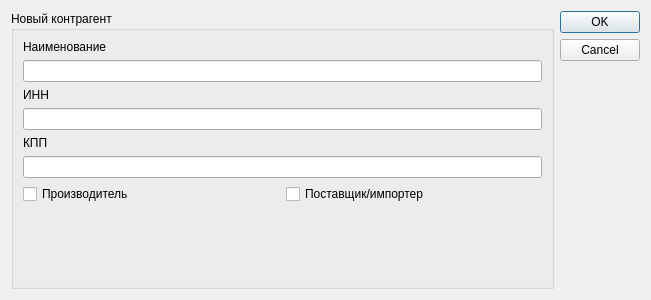
<?xml version="1.0" encoding="UTF-8"?>
<ui version="4.0">
 <class>DialogNewContragent</class>
 <widget class="QDialog" name="DialogNewContragent">
  <property name="geometry">
   <rect>
    <x>0</x>
    <y>0</y>
    <width>651</width>
    <height>300</height>
   </rect>
  </property>
  <property name="windowTitle">
   <string>Новый контрагент</string>
  </property>
  <layout class="QHBoxLayout" name="horizontalLayout">
   <item>
    <widget class="QGroupBox" name="groupBox">
     <property name="title">
      <string>Новый контрагент</string>
     </property>
     <layout class="QVBoxLayout" name="verticalLayout_2">
      <item>
       <widget class="QLabel" name="label">
        <property name="text">
         <string>Наименование</string>
        </property>
       </widget>
      </item>
      <item>
       <widget class="QLineEdit" name="inputName"/>
      </item>
      <item>
       <widget class="QLabel" name="label_2">
        <property name="text">
         <string>ИНН</string>
        </property>
       </widget>
      </item>
      <item>
       <widget class="QLineEdit" name="inputInn"/>
      </item>
      <item>
       <widget class="QLabel" name="label_3">
        <property name="text">
         <string>КПП</string>
        </property>
       </widget>
      </item>
      <item>
       <widget class="QLineEdit" name="inputKpp"/>
      </item>
      <item>
       <layout class="QHBoxLayout" name="horizontalLayout_2">
        <item>
         <widget class="QCheckBox" name="inputProducer">
          <property name="text">
           <string>Производитель</string>
          </property>
         </widget>
        </item>
        <item>
         <widget class="QCheckBox" name="inputCarrier">
          <property name="text">
           <string>Поставщик/импортер</string>
          </property>
         </widget>
        </item>
       </layout>
      </item>
      <item>
       <spacer name="verticalSpacer">
        <property name="orientation">
         <enum>Qt::Vertical</enum>
        </property>
        <property name="sizeHint" stdset="0">
         <size>
          <width>20</width>
          <height>40</height>
         </size>
        </property>
       </spacer>
      </item>
     </layout>
    </widget>
   </item>
   <item>
    <widget class="QDialogButtonBox" name="buttonBox">
     <property name="orientation">
      <enum>Qt::Vertical</enum>
     </property>
     <property name="standardButtons">
      <set>QDialogButtonBox::Cancel|QDialogButtonBox::Ok</set>
     </property>
    </widget>
   </item>
  </layout>
 </widget>
 <resources/>
 <connections>
  <connection>
   <sender>buttonBox</sender>
   <signal>accepted()</signal>
   <receiver>DialogNewContragent</receiver>
   <slot>accept()</slot>
   <hints>
    <hint type="sourcelabel">
     <x>248</x>
     <y>254</y>
    </hint>
    <hint type="destinationlabel">
     <x>157</x>
     <y>274</y>
    </hint>
   </hints>
  </connection>
  <connection>
   <sender>buttonBox</sender>
   <signal>rejected()</signal>
   <receiver>DialogNewContragent</receiver>
   <slot>reject()</slot>
   <hints>
    <hint type="sourcelabel">
     <x>316</x>
     <y>260</y>
    </hint>
    <hint type="destinationlabel">
     <x>286</x>
     <y>274</y>
    </hint>
   </hints>
  </connection>
 </connections>
</ui>
